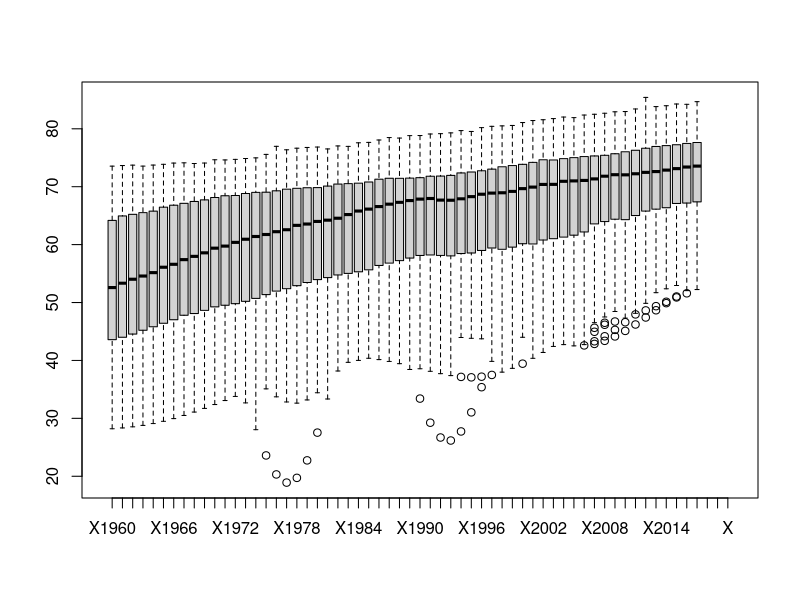
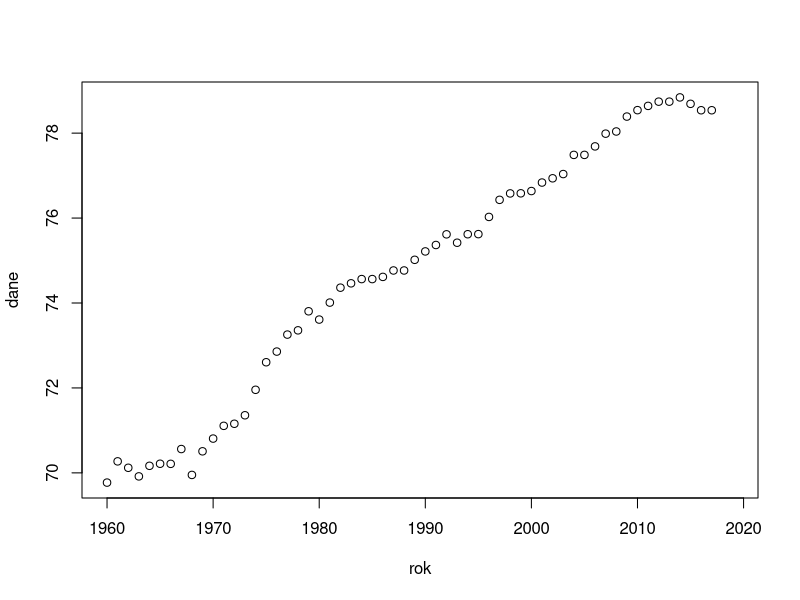

Source code (R) for these figures, in order:
## ---- chunk 1
# Loading data
LE <- read.csv("LE.csv")
GDP <- read.csv("GDP.csv")
Countries <- LE[LE$Country.Code %in% c('USA', 'POL', 'CHN', 'IND', 'BRA', 'NGA', 'AUS'),]

gdp <- function(country_code) {
  rok <- 1960:2019
  dane <- as.numeric(LE[LE$Country.Code == country_code,][-c(1:4)][1:60])
  data.frame(rok, dane)
}
## ---- chunk 2
boxplot(LE[ -c(1:4) ])
## ---- chunk 3
plot(gdp('USA'))
